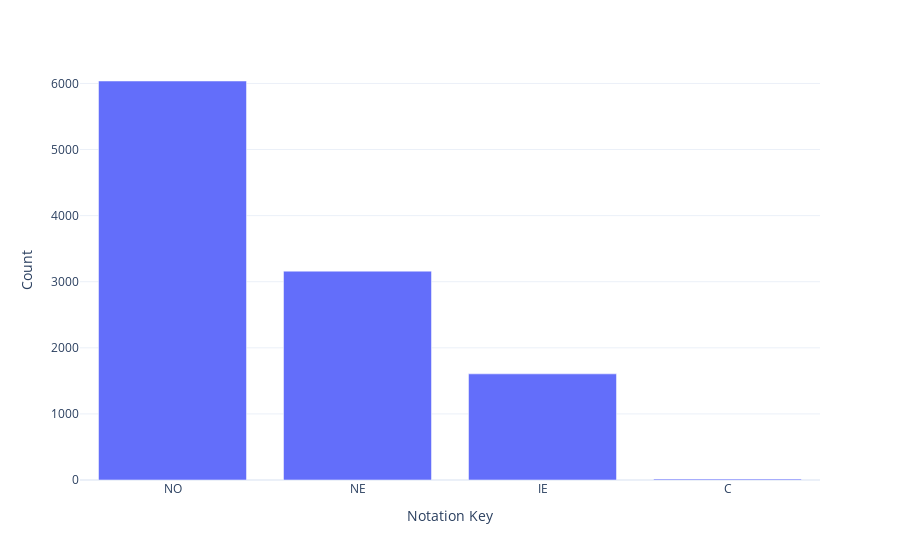

Source (notebook cell):
### Code cell
# Filter for non-numeric emissions and calculate value counts
non_numeric_counts = df_c40[df_c40['emissions'].apply(is_non_numeric)]['emissions'].value_counts()

non_numeric_counts_df = non_numeric_counts.reset_index()
non_numeric_counts_df.columns = ['Notation Key', 'Count'] 

fig = px.bar(non_numeric_counts_df, 
             x='Notation Key', 
             y='Count', 
             labels={'Notation Key': 'Notation Key', 'Count': 'Count'},
             template="plotly_white")

fig.show()

### Figure 1 — Plotly figure (JSON) as saved in the notebook; plotly's stock layout.template omitted (floating-point values rounded to 4 significant figures)
{"data": [{"alignmentgroup": "True", "hovertemplate": "Notation Key=%{x}<br>Count=%{y}<extra></extra>", "legendgroup": "", "marker": {"color": "#636efa", "pattern": {"shape": ""}}, "name": "", "offsetgroup": "", "orientation": "v", "showlegend": false, "textposition": "auto", "type": "bar", "x": ["NO", "NE", "IE", "C"], "xaxis": "x", "y": [6037, 3160, 1606, 15], "yaxis": "y"}], "layout": {"barmode": "relative", "legend": {"tracegroupgap": 0}, "margin": {"t": 60}, "xaxis": {"anchor": "y", "domain": [0, 1], "title": {"text": "Notation Key"}}, "yaxis": {"anchor": "x", "domain": [0, 1], "title": {"text": "Count"}}}}
